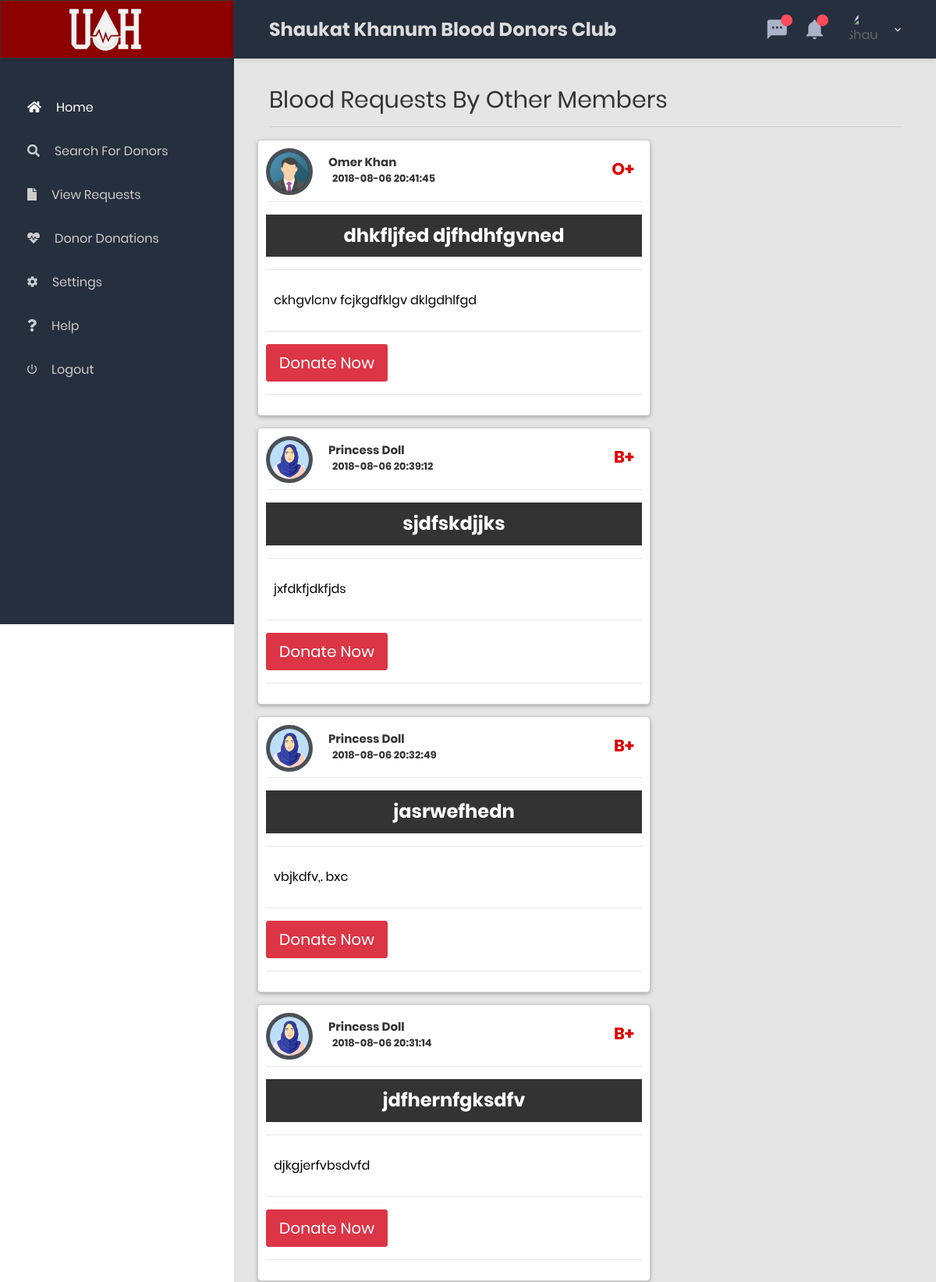
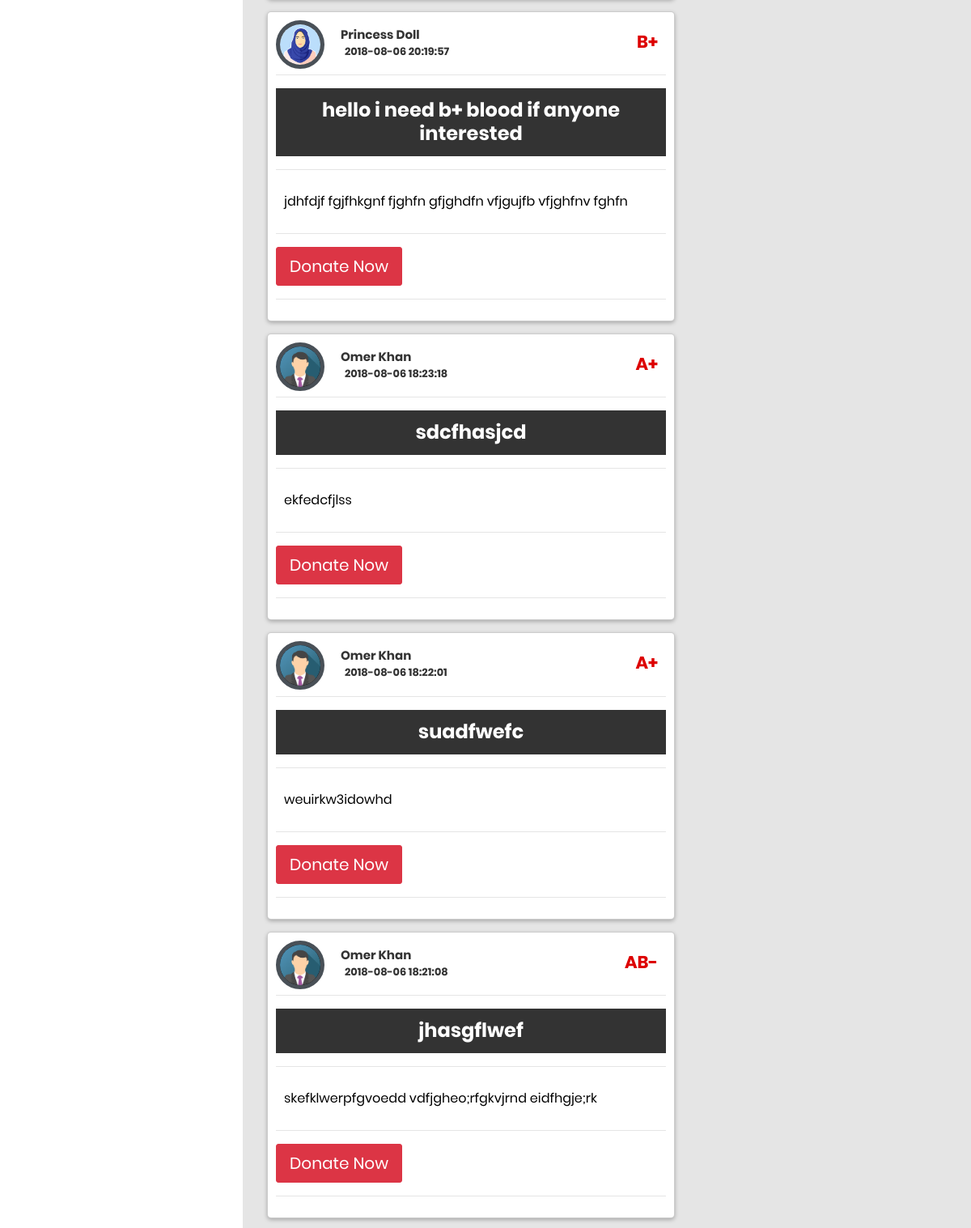
/view_request.php (signed in, upper part), run on the app's committed database (2 pictures, top to bottom).
### tables this page shows
CREATE TABLE `request` (
  `id` int(11) NOT NULL,
  `email` varchar(30) NOT NULL,
  `title` varchar(50) NOT NULL,
  `body` text NOT NULL,
  `date` datetime NOT NULL DEFAULT current_timestamp(),
  `bldgroup` varchar(10) DEFAULT NULL,
  `status` int(11) NOT NULL DEFAULT 0,
  `role` int(11) NOT NULL DEFAULT 0
);

CREATE TABLE `register` (
  `id` int(11) NOT NULL,
  `fname` varchar(30) NOT NULL,
  `lname` varchar(30) NOT NULL,
  `gender` varchar(10) NOT NULL,
  `bloodgroup` varchar(5) NOT NULL,
  `email` varchar(35) NOT NULL,
  `mobile` varchar(20) NOT NULL,
  `password` varchar(30) NOT NULL,
  `rdate` datetime DEFAULT current_timestamp(),
  `pic` varchar(80) DEFAULT NULL,
  `online` int(11) NOT NULL DEFAULT 0,
  `typing` int(11) NOT NULL DEFAULT 0,
  `last_donated` date DEFAULT NULL
);

### view_request.php (the view, shortened to what this page needs)
<?php include('headfile.php'); ?>
            <div class="main-content">
                <div class="section__content section__content--p30">
                    <div class="container-fluid">
                        <div class="row">
                            <div class="col-md-12">
                                <div class="overview-wrap">
                                    <h2 class="title-1">Blood Requests By Other Members</h2>
                                </div>
                                <hr>
                            </div>
                        </div>
    <?php
      $q ='SELECT request.id,request.email,request.date,request.title,request.body,request.bldgroup,register.fname,register.lname,register.gender FROM request,register where request.email=register.email AND request.email != "'.$_SESSION['email'].'" AND status=3 AND role=0 ORDER BY date DESC ';
      $result= $conn->query($q);
      if($result->num_rows >0)
      {
        while ($row =$result->fetch_assoc()){
          echo '
                <div class="row">
                    <div class="post" >
                        <div class="post-head">
                          <span class="post-img"><img src="';
                          if($row['gender']=='male')
                            {
                              echo "images/male.png";
                            }
                            else{
                              echo "images/female.png";
                            }
                          echo '" class="circle" alt="">
                          </span>
                          <span class="post-n" style="display:inline-block">
                            <span class="post-name"><h5>'.$row["fname"].' '.$row["lname"].'</h5></span>
                            <span class="post-date"><h6>'.$row["date"].'</h6></span>
                          </span>
                          <span style="float:right;display:inline-block">
                                <p style="color:#dd0000;font-weight:bold;font-size:16pt">'.$row["bldgroup"].'</p>
                          </span>
                          <hr>
                          <div class="post-t">
                            <span class="post-title"><h3 style="color:#fff;padding:8px">'.$row["title"].'</h3></span>
                          </div>
                        </div>
                        <hr>
                        <div class="post-body">
                              <p>'.$row["body"].' </p>
                        </div>
                        <hr>
                        <div class="post-footer">
                          <span>
                          <form action="view_post.php" method="POST"><input type="text" name="e_id" hidden value="'.$row['id'].'"><input type="submit" class="btn btn-lg btn-danger request_clicked" id="'.$row['id'].'"  value="Donate Now"></form></span>
                        </div>
                        <hr>
                    </div>
                </div>
                  ';
        }
      }
      else{
        echo '<div>no record found !!!</div>';
      }
   ?>
                    </div>
                </div>
            </div>
        </div>
    </div>
</body>
</html>

### css/style.css (style rules this page uses)
* { padding: 0px; margin:0px; }
.post { border-radius: 5px; border: 1px solid rgba(0,0,0,0.2); width:60%; background: rgb(255,255,255); box-shadow: 0 2px 5px 0 rgba(0,0,0,.26); padding: 10px; margin-bottom: 15px; }
.post-img { padding:0px; margin-right:5px; float: left; }
.post-name { display: inline-block; margin-top: 0px; }
.post-t { background-color: #333; padding: 5px; }
.post-title { text-align: center; color: #fff; }
.post-n { margin-left:10px; padding: 5px; display: block; }
.post-date { padding-left:5px; display: block; }
.post p { padding:10px; color: #000; }
.post h6 { font-size: 13px; }
.circle { width: 60px; height: 60px; border-radius: 50%; border:5px solid #495057; font-size: 20px; color: #fff; line-height: 200px; text-align: center; display: inline-block; margin:0px; background: #000; }

### data on the page
request: register.fname "Omer", register.lname "Khan", date "2018-08-06 20:41:45", bldgroup "O+", title "dhkfljfed djfhdhfgvned", body "ckhgvlcnv fcjkgdfklgv dklgdhlfgd"
request: register.fname "Princess", register.lname "Doll", date "2018-08-06 20:39:12", bldgroup "B+", title "sjdfskdjjks", body "jxfdkfjdkfjds"
request: register.fname "Princess", register.lname "Doll", date "2018-08-06 20:32:49", bldgroup "B+", title "jasrwefhedn", body "vbjkdfv,. bxc"
request: register.fname "Princess", register.lname "Doll", date "2018-08-06 20:31:14", bldgroup "B+", title "jdfhernfgksdfv", body "djkgjerfvbsdvfd"
request: register.fname "Princess", register.lname "Doll", date "2018-08-06 20:19:57", bldgroup "B+", title "hello i need b+ blood if anyone interested", body "jdhfdjf fgjfhkgnf fjghfn gfjghdfn vfjgujfb vfjghfnv fghfn"
request: register.fname "Omer", register.lname "Khan", date "2018-08-06 18:23:18", bldgroup "A+", title "sdcfhasjcd", body "ekfedcfjlss"
request: register.fname "Omer", register.lname "Khan", date "2018-08-06 18:22:01", bldgroup "A+", title "suadfwefc", body "weuirkw3idowhd"
request: register.fname "Omer", register.lname "Khan", date "2018-08-06 18:21:08", bldgroup "AB-", title "jhasgflwef", body "skefklwerpfgvoedd vdfjgheo;rfgkvjrnd eidfhgje;rk"
